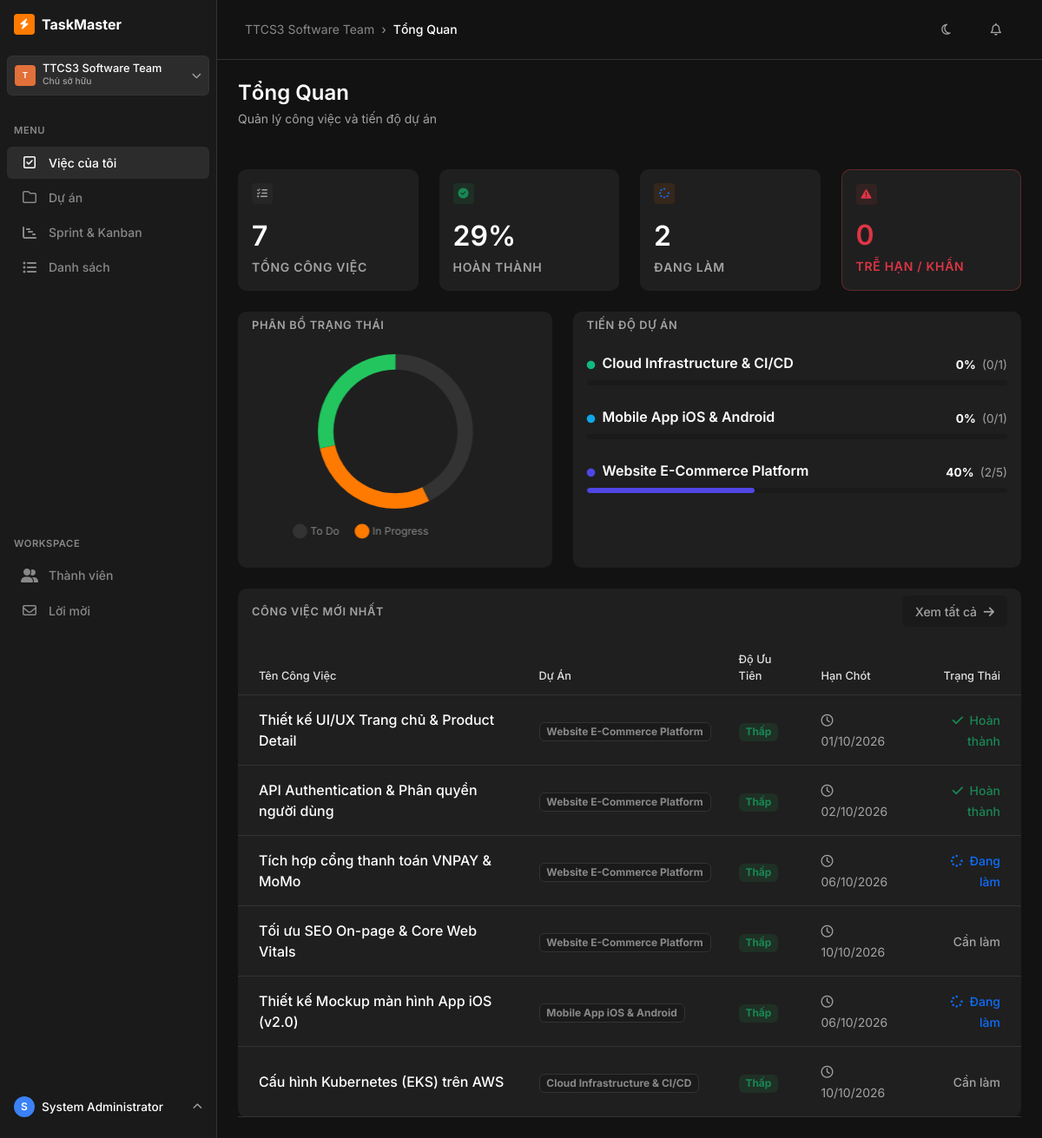
Before: / (signed in) with the older database file.
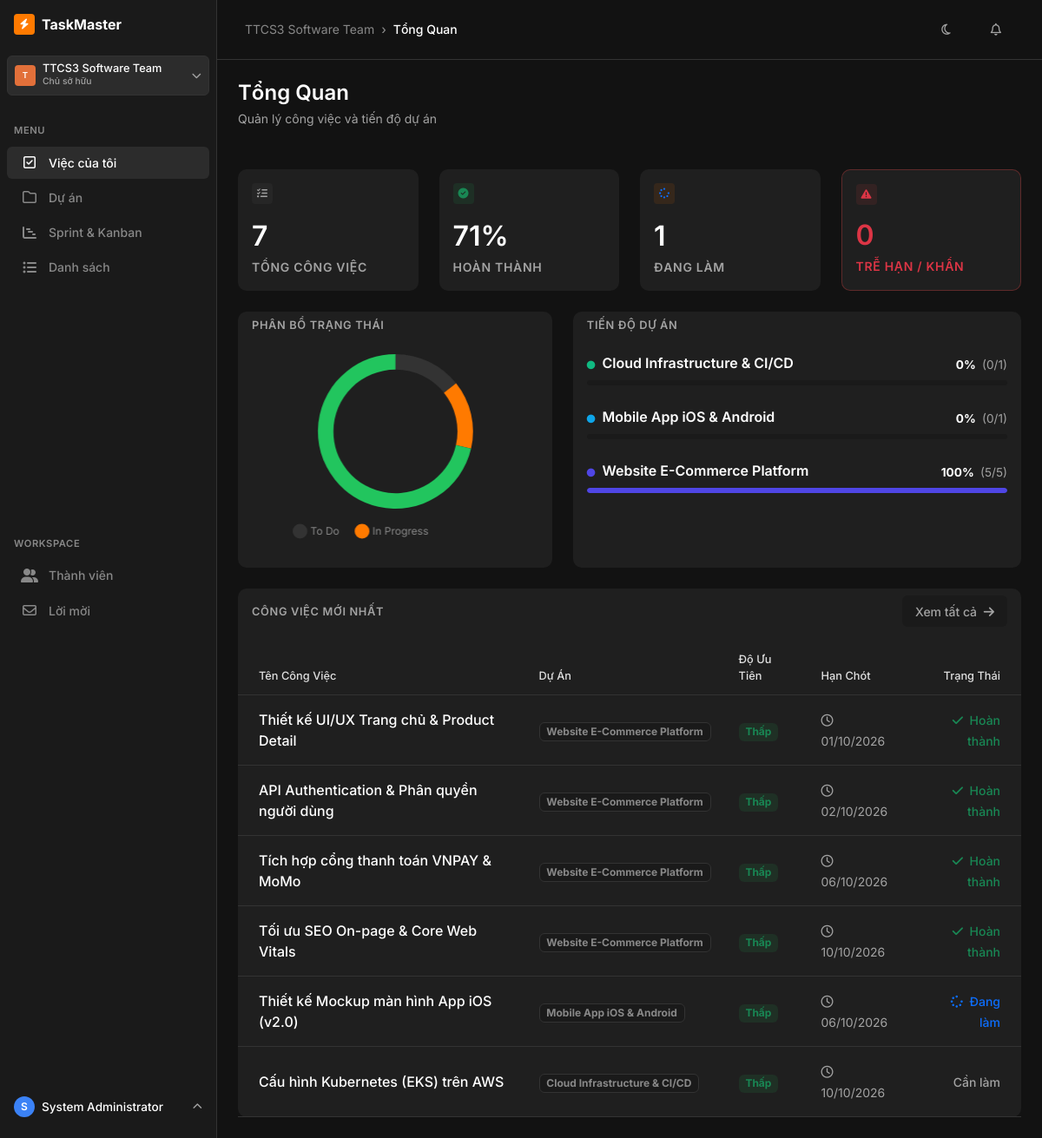
After: the same page with the newer database file.
### tables this page shows
CREATE TABLE projects (
    id              TEXT PRIMARY KEY,                 -- UUID v7
    workspace_id    TEXT NOT NULL REFERENCES workspaces(id) ON DELETE CASCADE,
    name            TEXT NOT NULL,
    description     TEXT,
    color           TEXT NOT NULL DEFAULT '#4f46e5', -- Hex color
    status          TEXT NOT NULL DEFAULT 'Active'
                        CHECK(status IN ('Active','Archived','Completed')),
    created_by      TEXT NOT NULL REFERENCES users(id),
    created_at      TEXT NOT NULL,
    updated_by      TEXT REFERENCES users(id),
    updated_at      TEXT NOT NULL
);

CREATE TABLE tasks (
    id              TEXT PRIMARY KEY,                 -- UUID v7
    project_id      TEXT NOT NULL REFERENCES projects(id) ON DELETE CASCADE,
    workspace_id    TEXT NOT NULL REFERENCES workspaces(id) ON DELETE CASCADE,
    title           TEXT NOT NULL,
    description     TEXT,
    assignee_id     TEXT REFERENCES users(id) ON DELETE SET NULL,
    priority        TEXT NOT NULL DEFAULT 'Medium'
                        CHECK(priority IN ('Urgent','High','Medium','Low')),
    status          TEXT NOT NULL DEFAULT 'To Do'
                        CHECK(status IN ('To Do','In Progress','In Review','Completed','Cancelled')),
    due_date        TEXT,                            -- ISO date (YYYY-MM-DD)
    position        INTEGER NOT NULL DEFAULT 0,      -- Ordering within column
    created_by      TEXT NOT NULL REFERENCES users(id),
    created_at      TEXT NOT NULL,
    updated_by      TEXT REFERENCES users(id),
    updated_at      TEXT NOT NULL
);

### app.py (the view)
@app.route('/')
@login_required
def dashboard():
    conn = get_db_connection()
    today_str = date.today().isoformat()
    ws_id = session.get('workspace_id')
    user_workspaces = conn.execute('''
        SELECT w.id, w.name, wm.role
        FROM workspace_members wm JOIN workspaces w ON wm.workspace_id = w.id
        WHERE wm.user_id = ? AND w.is_active = 1
    ''', (session['user_id'],)).fetchall()
    def count(sql, params=()):
        return conn.execute(sql, params).fetchone()[0]
    total_tasks      = count("SELECT COUNT(*) FROM tasks WHERE workspace_id = ?", (ws_id,))
    completed_tasks  = count("SELECT COUNT(*) FROM tasks WHERE workspace_id = ? AND status = 'Completed'", (ws_id,))
    in_progress_tasks= count("SELECT COUNT(*) FROM tasks WHERE workspace_id = ? AND status = 'In Progress'", (ws_id,))
    todo_tasks       = count("SELECT COUNT(*) FROM tasks WHERE workspace_id = ? AND status = 'To Do'", (ws_id,))
    overdue_tasks    = count("SELECT COUNT(*) FROM tasks WHERE workspace_id = ? AND status != 'Completed' AND due_date < ?", (ws_id, today_str))
    urgent_tasks     = count("SELECT COUNT(*) FROM tasks WHERE workspace_id = ? AND priority = 'Urgent' AND status != 'Completed'", (ws_id,))
    completion_rate  = round(completed_tasks / total_tasks * 100) if total_tasks > 0 else 0
    recent_tasks = conn.execute('''
        SELECT t.*, p.name AS project_name, p.color AS project_color,
               u.fullname AS assignee_name
        FROM tasks t
        LEFT JOIN projects p ON t.project_id = p.id
        LEFT JOIN users u ON t.assignee_id = u.id
        WHERE t.workspace_id = ?
        ORDER BY t.created_at DESC LIMIT 6
    ''', (ws_id,)).fetchall()
    projects = conn.execute('''
        SELECT p.*,
               COUNT(t.id) AS total_tasks,
               SUM(CASE WHEN t.status = 'Completed' THEN 1 ELSE 0 END) AS done_tasks
        FROM projects p
        LEFT JOIN tasks t ON p.id = t.project_id
        WHERE p.workspace_id = ?
        GROUP BY p.id
        ORDER BY p.created_at DESC
    ''', (ws_id,)).fetchall()
    conn.close()
    return render_template('dashboard.html',
                           total_tasks=total_tasks,
                           completed_tasks=completed_tasks,
                           in_progress_tasks=in_progress_tasks,
                           todo_tasks=todo_tasks,
                           overdue_tasks=overdue_tasks,
                           urgent_tasks=urgent_tasks,
                           completion_rate=completion_rate,
                           recent_tasks=recent_tasks,
                           projects=projects,
                           user_workspaces=user_workspaces)

### app.py (called while the page is built)
@app.template_filter('date_format')
def date_format_filter(value):
    if not value:
        return "-"
    try:
        dt = datetime.strptime(str(value).split('T')[0].split()[0], "%Y-%m-%d")
        return dt.strftime("%d/%m/%Y")
    except Exception:
        return str(value)

def login_required(f):
    @functools.wraps(f)
    def decorated_function(*args, **kwargs):
        if 'user_id' not in session:
            flash('Vui lòng đăng nhập để sử dụng ứng dụng!', 'warning')
            return redirect(url_for('login', next=request.url))
        return f(*args, **kwargs)
    return decorated_function

@app.context_processor
def inject_user():
    return dict(
        current_user=session.get('fullname'),
        current_role=session.get('role'),           # role trong active workspace
        current_username=session.get('username'),
        current_user_id=session.get('user_id'),
        active_workspace_id=session.get('workspace_id'),
        active_workspace_name=session.get('workspace_name'),
        Role=Role,                                   # expose Role constants to Jinja2
    )

### templates/dashboard.html (shortened to what the changed rows need)
{% extends 'base.html' %}
{% block content %}
<div class="row g-4 mb-4 mt-2">
    <div class="col-12 col-sm-6 col-xl-3">
        <div class="card card-hover border-0 h-100" style="background-color: var(--card-bg);">
            <div class="card-body d-flex flex-column justify-content-between">
                <div>
                    <h2 class="mb-1" style="color: var(--fg-heading);">{{ total_tasks }}</h2>
                </div>
            </div>
        </div>
    </div>
    <div class="col-12 col-sm-6 col-xl-3">
        <div class="card card-hover border-0 h-100" style="background-color: var(--card-bg);">
            <div class="card-body d-flex flex-column justify-content-between">
                <div>
                    <h2 class="mb-1" style="color: var(--fg-heading);">{{ completion_rate }}%</h2>
                    <span class="text-muted small fw-semibold text-uppercase" style="letter-spacing: 0.05em;">Hoàn Thành</span>
                </div>
            </div>
        </div>
    </div>
    <div class="col-12 col-sm-6 col-xl-3">
        <div class="card card-hover border-0 h-100" style="background-color: var(--card-bg);">
            <div class="card-body d-flex flex-column justify-content-between">
                <div>
                    <h2 class="mb-1" style="color: var(--fg-heading);">{{ in_progress_tasks }}</h2>
                    <span class="text-muted small fw-semibold text-uppercase" style="letter-spacing: 0.05em;">Đang Làm</span>
                </div>
            </div>
        </div>
    </div>
    <div class="col-12 col-sm-6 col-xl-3">
        <div class="card card-hover border-0 h-100" style="background-color: var(--card-bg); border: 1px solid rgba(239, 68, 68, 0.3) !important;">
            <div class="card-body d-flex flex-column justify-content-between">
                <div>
                    <h2 class="text-danger mb-1">{{ overdue_tasks }}</h2>
                </div>
            </div>
        </div>
    </div>
</div>
<div class="row g-4 mb-4">
    <div class="col-lg-5">
        <div class="card border-0 h-100">
            <div class="card-body d-flex align-items-center justify-content-center">
                <canvas id="taskStatusChart" style="max-height: 240px;"></canvas>
            </div>
        </div>
    </div>
    <div class="col-lg-7">
        <div class="card border-0 h-100">
            <div class="card-body">
                <div class="d-flex flex-column gap-4 mt-2">
                    {% for p in projects %}
                    {% set done = p['done_tasks'] or 0 %}
                    {% set total = p['total_tasks'] or 0 %}
                    {% set percent = (done / total * 100) | round | int if total > 0 else 0 %}
                    <div>
                        <div class="d-flex justify-content-between align-items-end mb-2">
                            <span class="fw-semibold" style="color: var(--fg-heading);"><i class="fa-solid fa-circle me-2" style="color: {{ p['color'] }}; font-size: 0.6rem;"></i>{{ p['name'] }}</span>
                            <span class="fw-bold" style="color: var(--fg-heading); font-size: 0.85rem;">{{ percent }}% <span class="text-muted fw-normal ms-1">({{ done }}/{{ total }})</span></span>
                        </div>
                        <div class="progress" style="height: 6px; border-radius: var(--radius-full); background-color: var(--sidebar-bg);">
                            <div class="progress-bar" role="progressbar" style="width: {{ percent }}%; background-color: {{ p['color'] }}; border-radius: var(--radius-full);" aria-valuenow="{{ percent }}" aria-valuemin="0" aria-valuemax="100"></div>
                        </div>
                    </div>
                    {% else %}
                    <div class="text-center text-muted py-5 my-auto">
                        <i class="fa-solid fa-folder-open fa-2x mb-3" style="opacity: 0.5;"></i>
                        <p class="mb-0" style="font-size: 0.875rem;">Chưa có dự án nào đang hoạt động</p>
                    </div>
                    {% endfor %}
                </div>
            </div>
        </div>
    </div>
</div>
<div class="card border-0">
    <div class="card-body p-0 mt-2">
        <div class="table-responsive">
            <table class="table table-borderless align-middle mb-0">
                <thead>
                    <tr>
                        <th class="ps-4">Tên Công Việc</th>
                        <th>Dự Án</th>
                        <th>Độ Ưu Tiên</th>
                        <th>Hạn Chót</th>
                        <th class="text-end pe-4">Trạng Thái</th>
                    </tr>
                </thead>
                <tbody>
                    {% for task in recent_tasks %}
                    <tr style="border-bottom: 1px solid var(--border-color);">
                        <td class="ps-4 py-3">
                            <a href="{{ url_for('task_detail', task_id=task['id']) }}" class="text-decoration-none" style="color: var(--fg-heading); font-weight: 500;">
                                {{ task['title'] }}
                            </a>
                        </td>
                        <td class="py-3">
                            {% if task['project_name'] %}
                            <span class="badge" style="background-color: var(--sidebar-bg); color: var(--fg-muted); border: 1px solid var(--border-color);">{{ task['project_name'] }}</span>
                            {% else %}<span class="text-muted">-</span>{% endif %}
                        </td>
                        <td class="py-3">
                            {% if task['priority'] == 'Khẩn cấp' %}
                                <span class="badge text-danger" style="background-color: rgba(239, 68, 68, 0.1);">Khẩn cấp</span>
                            {% elif task['priority'] == 'Cao' %}
                                <span class="badge text-primary" style="background-color: var(--primary-bg);">Cao</span>
                            {% elif task['priority'] == 'Trung bình' %}
                                <span class="badge text-warning" style="background-color: rgba(245, 158, 11, 0.1);">Trung bình</span>
                            {% else %}
                                <span class="badge text-success" style="background-color: rgba(34, 197, 94, 0.1);">Thấp</span>
                            {% endif %}
                        </td>
                        <td class="py-3">
                            {% if task['due_date'] %}
                            <span class="text-muted small"><i class="fa-regular fa-clock me-1"></i>{{ task['due_date'] | date_format }}</span>
                            {% else %}
                            <span class="text-muted">-</span>
                            {% endif %}
                        </td>
                        <td class="text-end pe-4 py-3">
                            {% if task['status'] == 'Completed' %}
                                <span class="text-success small fw-medium"><i class="fa-solid fa-check me-1"></i> Hoàn thành</span>
                            {% elif task['status'] == 'In Progress' %}
                                <span class="text-primary small fw-medium"><i class="fa-solid fa-spinner me-1"></i> Đang làm</span>
                            {% else %}
                                <span class="text-muted small fw-medium">Cần làm</span>
                            {% endif %}
                        </td>
                    </tr>
                    {% else %}
                    <tr>
                        <td colspan="5" class="text-center text-muted py-5">
                            Chưa có công việc nào
                        </td>
                    </tr>
                    {% endfor %}
                </tbody>
            </table>
        </div>
    </div>
</div>
{% endblock %}
{% block scripts %}
<script>
    const ctx = document.getElementById('taskStatusChart').getContext('2d');
    new Chart(ctx, {
        type: 'doughnut',
        data: {
            labels: ['To Do', 'In Progress', 'Completed'],
            datasets: [{
                data: [{{ todo_tasks }}, {{ in_progress_tasks }}, {{ completed_tasks }}],
                backgroundColor: ['#333333', '#FF7A00', '#22C55E'],
                borderWidth: 0,
                hoverOffset: 4
            }]
        },
        options: {
            responsive: true,
            cutout: '80%',
            plugins: {
                legend: { position: 'bottom', labels: { padding: 20, usePointStyle: true, color: '#888888', font: { family: 'Inter', size: 12 } } }
            },
            layout: { padding: 10 }
        }
    });
</script>
{% endblock %}

Changed rows visible on the page:
computed for projects "Website E-Commerce Platform": percent "40" → "100"; done "2" → "5"; {{ percent }} 40 → 100 (drawn)
changed tasks "Tích hợp cổng thanh toán VNPAY & MoMo": status "Đang làm" → "Hoàn thành"
changed tasks "Tối ưu SEO On-page & Core Web Vitals": status "Cần làm" → "Hoàn thành"
Other visible differences:
{{ completion_rate }}: "29" → "71"
{{ in_progress_tasks }}: "2" → "1"
chart data {{ todo_tasks }}: 3 → 1
chart data {{ in_progress_tasks }}: 2 → 1
chart data {{ completed_tasks }}: 2 → 5
